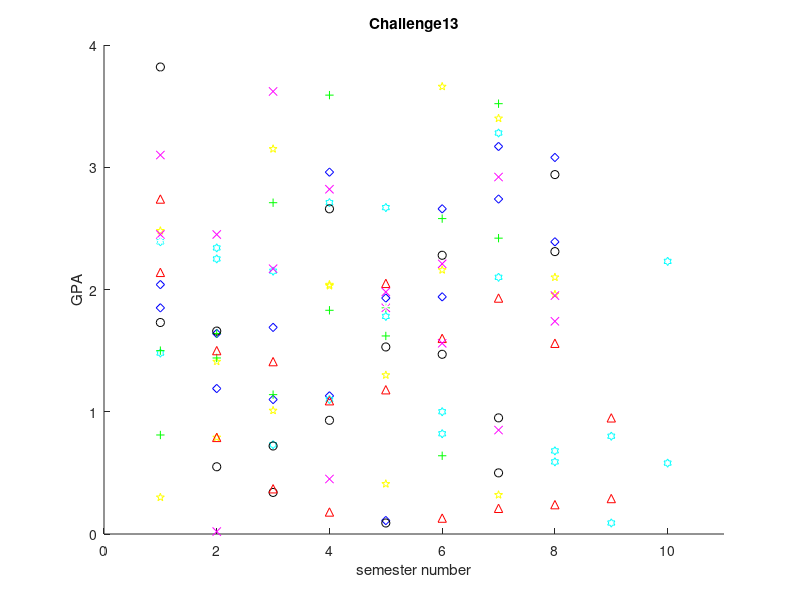

Write MATLAB code to recreate this figure.
% CHALLENGE13.M
%   Peter Dobbs 11/30/15
%   This program loads in fakegrades.txt to matlab
%   and scatters the contents to the screen.
clear
close all

% load file
fid = load('fakegrades.txt');

if (fid == -1)
    disp('No File Found');
end

% place values into matrices
idNum = fid(:,1);
libGPA = fid(:,2);
engGPA = fid(:,3);

p1 = fid(1:8,1);
p2 = fid(9:16,1);
p3 = fid(17:26,1);
p4 = fid(27:33,1);
p5 = fid(34:41,1);
p6 = fid(42:50,1);
p7 = fid(51:58,1);
p8 = fid(59:64,1);

libGPA1 = fid(1:8,2);
libGPA2 = fid(9:16,2);
libGPA3 = fid(17:26,2);
libGPA4 = fid(27:33,2);
libGPA5 = fid(34:41,2);
libGPA6 = fid(42:50,2);
libGPA7 = fid(51:58,2);
libGPA8 = fid(59:64,2);

engGPA1 = fid(1:8,3);
engGPA2 = fid(9:16,3);
engGPA3 = fid(17:26,3);
engGPA4 = fid(27:33,3);
engGPA5 = fid(34:41,3);
engGPA6 = fid(42:50,3);
engGPA7 = fid(51:58,3);
engGPA8 = fid(59:64,3);

%figure specs
hold on;
plot(1:length(p1),libGPA1,'db') %blue diamond
plot(1:length(p1),engGPA1,'db')

plot(1:length(p2),libGPA2,'py') %yellow pentagram
plot(1:length(p2),engGPA2,'py')

plot(1:length(p3),libGPA3,'hc') %cyan hexogram
plot(1:length(p3),engGPA3,'hc')

plot(1:length(p4),libGPA4,'+g') %green cross
plot(1:length(p4),engGPA4,'+g')

plot(1:length(p5),libGPA5,'ok') %black circle
plot(1:length(p5),engGPA5,'ok')

plot(1:length(p6),libGPA6,'^r') %red up-pointing triangle
plot(1:length(p6),engGPA6,'^r')

plot(1:length(p7),libGPA7,'xm') %magenta x
plot(1:length(p7),engGPA7,'xm')

plot(1:length(p8),libGPA8,'*w') %white asterix
plot(1:length(p8),engGPA8,'*w')
hold off;

set(gca,'Color',[.89 0.50 0.92]);
axis([0 11 0 4]);
title('Challenge13')
xlabel('semester number')
ylabel('GPA')
%end of figure specs